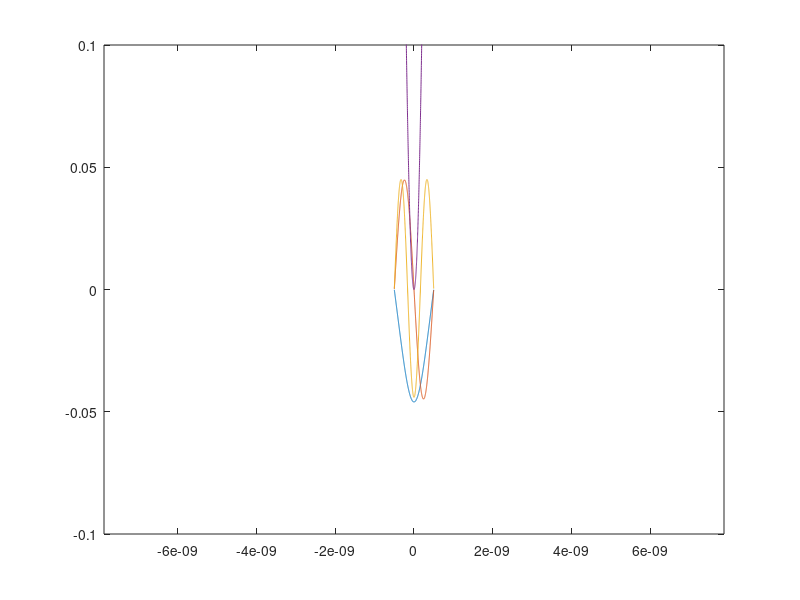

MATLAB code to generate this figure:
% Same as main, but with units

hbar = 1.06e-34;
m = 9.1e-31;
a = 1e-12;
q = 1.6e-19;
b = hbar^2/(2*m*a^2*q);
omega = 0.96e15;
n = 1001;
N = n;

xrange = [-800*a 800*a];
h = (xrange(2) - xrange(1))/(N-1);
x = linspace(-N/2+1/2,N/2-1/2,N);

D = sparse(1:n,1:n, 2*b ,n,n);
E = sparse(2:n,1:n-1, -b*ones(1,n-1),n,n);
T = (E + D + E');

V = sparse(1:n,1:n, (a*x).^2*(1/2)*m*omega^2/q,n,n);

H = T + V;
H = full(H);
[psi, ev] = eig(H);

figure;
plot(a*x,psi(:,1:3))
hold on;
plot(a*x,diag(V))
ylim([-0.1,.1])
xlim(xrange)